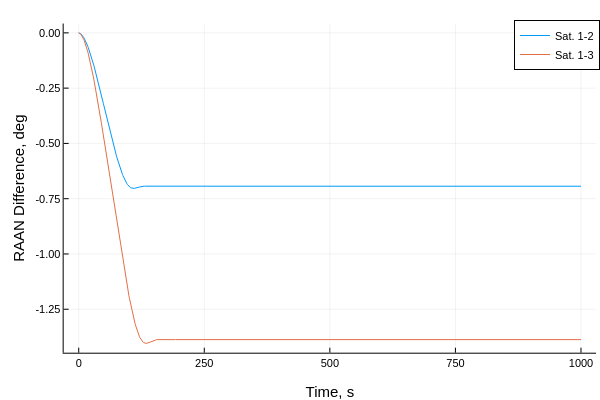

Source (notebook cell):
### Code cell
plot(thist,broadcast.(rad2deg,Ωhist[2:end,:]),label=permutedims(mylabel))
plot!(xlabel="Time, s", ylabel = "RAAN Difference, deg")

### Figure 1 — Plotly figure (JSON) as saved in the notebook; plotly's stock layout.template omitted (floating-point values rounded to 4 significant figures; data arrays with more than 128 entries replaced by an {"elided": "..."} marker saying what was removed)
{"data": [{"colorbar": {"len": 0.9143, "title": "", "x": 0.9934, "y": 0.533}, "legendgroup": "Sat. 1-2", "line": {"color": "rgba(0, 154, 250, 1.000)", "dash": "solid", "shape": "linear", "width": 1}, "mode": "lines", "name": "Sat. 1-2", "showlegend": true, "type": "scatter", "x": {"elided": "1001 int values"}, "xaxis": "x", "y": {"elided": "1001 float values"}, "yaxis": "y", "zmax": null, "zmin": null}, {"colorbar": {"len": 0.9143, "title": "", "x": 0.9934, "y": 0.533}, "legendgroup": "Sat. 1-3", "line": {"color": "rgba(227, 111, 71, 1.000)", "dash": "solid", "shape": "linear", "width": 1}, "mode": "lines", "name": "Sat. 1-3", "showlegend": true, "type": "scatter", "x": {"elided": "1001 int values"}, "xaxis": "x", "y": {"elided": "1001 float values"}, "yaxis": "y", "zmax": null, "zmin": null}], "layout": {"annotations": [], "height": 400, "legend": {"bgcolor": "rgba(255, 255, 255, 1.000)", "bordercolor": "rgba(0, 0, 0, 1.000)", "borderwidth": 1, "font": {"color": "rgba(0, 0, 0, 1.000)", "family": "sans-serif", "size": 11}, "title": {"font": {"color": "rgba(0, 0, 0, 1.000)", "family": "sans-serif", "size": 15}, "text": ""}, "tracegroupgap": 0, "traceorder": "normal", "x": 1, "xanchor": "auto", "y": 1, "yanchor": "auto"}, "margin": {"b": 20, "l": 0, "r": 0, "t": 20}, "paper_bgcolor": "rgba(255, 255, 255, 1.000)", "plot_bgcolor": "rgba(255, 255, 255, 1.000)", "showlegend": true, "width": 600, "xaxis": {"anchor": "y", "domain": [0.1061, 0.9934], "gridcolor": "rgba(0, 0, 0, 0.100)", "gridwidth": 0.5, "linecolor": "rgba(0, 0, 0, 1.000)", "mirror": false, "range": [-30, 1030], "showgrid": true, "showline": true, "showticklabels": true, "tickangle": 0, "tickcolor": "rgb(0, 0, 0)", "tickfont": {"color": "rgba(0, 0, 0, 1.000)", "family": "sans-serif", "size": 11}, "tickmode": "array", "ticks": "inside", "ticktext": ["0", "250", "500", "750", "1000"], "tickvals": [0, 250, 500, 750, 1000], "title": "Time, s", "titlefont": {"color": "rgba(0, 0, 0, 1.000)", "family": "sans-serif", "size": 15}, "type": "-", "visible": true, "zeroline": false, "zerolinecolor": "rgba(0, 0, 0, 1.000)"}, "yaxis": {"anchor": "x", "domain": [0.07581, 0.9902], "gridcolor": "rgba(0, 0, 0, 0.100)", "gridwidth": 0.5, "linecolor": "rgba(0, 0, 0, 1.000)", "mirror": false, "range": [-1.447, 0.04213], "showgrid": true, "showline": true, "showticklabels": true, "tickangle": 0, "tickcolor": "rgb(0, 0, 0)", "tickfont": {"color": "rgba(0, 0, 0, 1.000)", "family": "sans-serif", "size": 11}, "tickmode": "array", "ticks": "inside", "ticktext": ["-1.25", "-1.00", "-0.75", "-0.50", "-0.25", "0.00"], "tickvals": [-1.25, -1, -0.75, -0.5, -0.25, 0], "title": "RAAN Difference, deg", "titlefont": {"color": "rgba(0, 0, 0, 1.000)", "family": "sans-serif", "size": 15}, "type": "-", "visible": true, "zeroline": false, "zerolinecolor": "rgba(0, 0, 0, 1.000)"}}}
